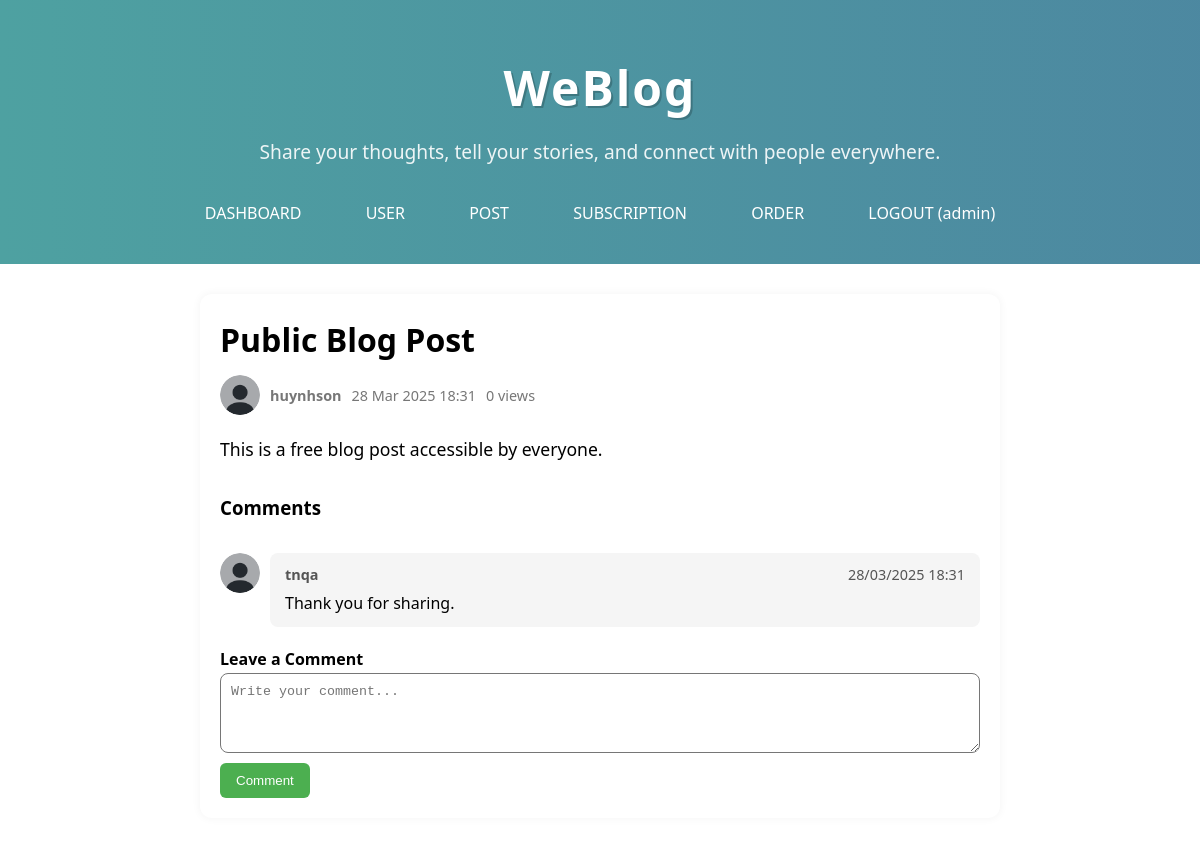
Before: /post.php?id=2 (signed in) with the older database file.
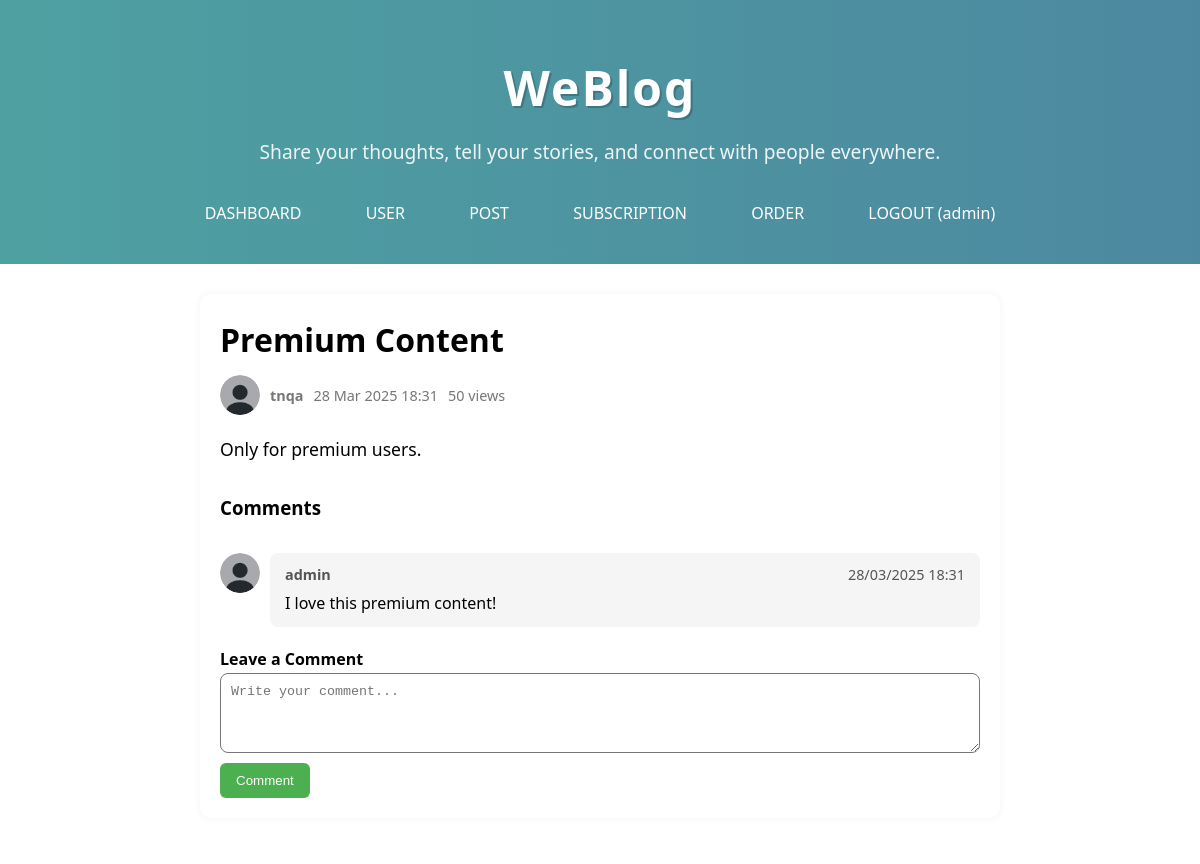
After: the same page with the newer database file.
### tables this page shows
CREATE TABLE posts (
  id INT AUTO_INCREMENT PRIMARY KEY,
  user_id INT,
  title VARCHAR(200),
  content TEXT,
  created_at DATETIME DEFAULT CURRENT_TIMESTAMP,
  views INT DEFAULT 0,
  premium BOOLEAN DEFAULT FALSE,
  thumbnail_path text NOT NULL,
  FOREIGN KEY (user_id) REFERENCES users(id) ON DELETE CASCADE
);

CREATE TABLE users (
  id INT AUTO_INCREMENT PRIMARY KEY,
  username VARCHAR(50) UNIQUE,
  password VARCHAR(100),
  email VARCHAR(100) UNIQUE,
  role_id INT,
  bio TEXT,
  avatar_path VARCHAR(255), 
  created_at DATETIME DEFAULT CURRENT_TIMESTAMP,
  FOREIGN KEY (role_id) REFERENCES roles(id) ON DELETE SET NULL
);

CREATE TABLE comments (
  id INT AUTO_INCREMENT PRIMARY KEY,
  post_id INT,
  user_id INT,
  comment TEXT,
  created_at DATETIME DEFAULT CURRENT_TIMESTAMP,
  FOREIGN KEY (post_id) REFERENCES posts(id) ON DELETE CASCADE,
  FOREIGN KEY (user_id) REFERENCES users(id) ON DELETE CASCADE
);

### includes/functions.php (called while the page is built, shortened)
<?php
function is_logged_in()
{
    return isset($_SESSION['user_id']);
}

### post.php (the view, shortened to what this page needs)
<link rel="stylesheet" href="assets/css/post.css">
<?php
include 'includes/header.php';
if (isset($_GET['id'])) {
    $id = intval($_GET['id']);
    $conn->query("UPDATE posts SET views = views + 1 WHERE id = $id");
    $post = $conn->query("SELECT posts.*, users.username, users.avatar_path FROM posts JOIN users ON posts.user_id = users.id WHERE posts.id = $id")->fetch_assoc();
?>
    <div class="post-container">
        <h1 class="post-title"><?= htmlspecialchars($post['title']) ?></h1>
        <div class="post-meta">
            <img src="<?= $post['avatar_path'] ?>" alt="avatar" class="post-avatar">
            <b><span class="post-author"><?= htmlspecialchars($post['username']) ?></span></b>
            <span class="post-date"><?= date('d M Y H:i', strtotime($post['created_at'])) ?></span>
            <span class="post-views"><?= $post['views'] ?> views</span>
        </div>
        <div class="post-content">
            <?= nl2br(htmlspecialchars($post['content'])) ?>
        </div>
        <h3>Comments</h3>
        <div class="comments-section">
            <?php
            $result = $conn->query("
            SELECT comments.*, users.username, users.avatar_path
            FROM comments
            JOIN users ON comments.user_id = users.id
            WHERE post_id = $id ORDER BY created_at DESC
        ");
            while ($cmt = $result->fetch_assoc()) {
            ?>
                <div class="comment-item">
                    <img src="<?= $cmt['avatar_path'] ?>" alt="avatar" class="comment-avatar">
                    <div class="comment-body">
                        <div class="comment-header">
                            <span class="comment-author"><?= htmlspecialchars($cmt['username']) ?></span>
                            <span class="comment-date"><?= date('d/m/Y H:i', strtotime($cmt['created_at'])) ?></span>
                        </div>
                        <p class="comment-text"><?= nl2br(htmlspecialchars($cmt['comment'])) ?></p>
                    </div>
                </div>
            <?php
            }
            ?>
        </div>
        <?php if (is_logged_in()): ?>
            <h4>Leave a Comment</h4>
            <form method="post" action="actions/comment.php" class="comment-form">
                <textarea name="comment" placeholder="Write your comment..." required></textarea><br>
                <button type="submit" class="comment-button">Comment</button>
            </form>
        <?php else: ?>
            <p>Please <a href="auth/login.php">log in</a> to comment.</p>
        <?php endif; ?>
    </div>
<?php
}
?>

Changed rows visible on the page:
no longer on this page (row edited): comments: user.avatar_path (placeholder picture), user.username "tnqa", created_at "28/03/2025 18:31", comment "Thank you for sharing."
changed posts: title "Public Blog Post" → "Premium Content"; user.username "huynhson" → "tnqa"; views "0" → "50"; content "This is a free blog post accessible by everyone." → "Only for premium users."
added comments: user.avatar_path (placeholder picture), user.username "admin", created_at "28/03/2025 18:31", comment "I love this premium content!"
